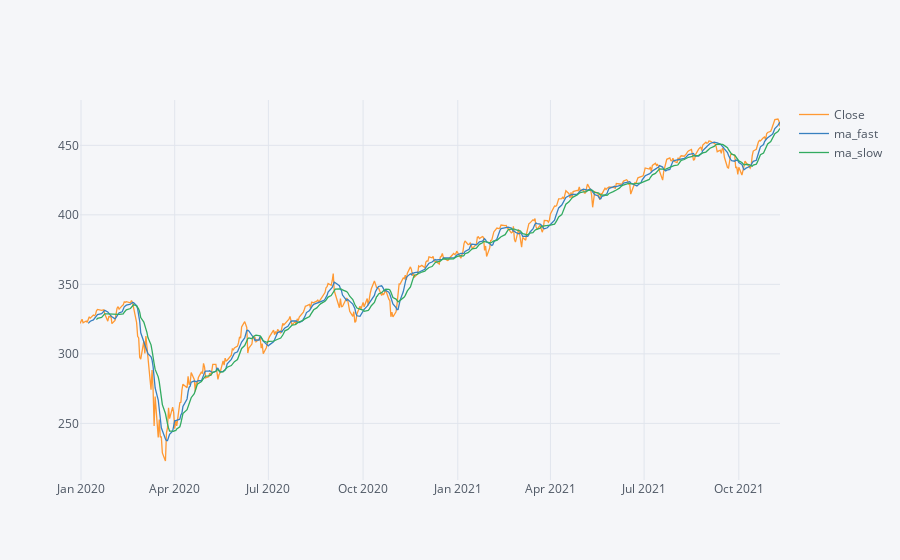

Notebook source saved alongside this figure:
### Code cell
fast_trend = df.Open.rolling(window=short_trend_days).mean()
slow_trend = df.Open.rolling(window=long_trend_days).mean()

df['ma_fast'] = fast_trend
df['ma_slow'] = slow_trend
df[['Close','ma_fast','ma_slow']].iplot()

### Figure 1 — Plotly figure (JSON) as saved in the notebook; plotly's stock layout.template omitted (floating-point values rounded to 4 significant figures; data arrays with more than 128 entries replaced by an {"elided": "..."} marker saying what was removed)
{"data": [{"line": {"color": "rgba(255, 153, 51, 1.0)", "dash": "solid", "shape": "linear", "width": 1.3}, "mode": "lines", "name": "Close", "text": "", "type": "scatter", "x": {"elided": "471 str values"}, "y": {"elided": "471 float values"}}, {"line": {"color": "rgba(55, 128, 191, 1.0)", "dash": "solid", "shape": "linear", "width": 1.3}, "mode": "lines", "name": "ma_fast", "text": "", "type": "scatter", "x": {"elided": "471 str values"}, "y": {"elided": "471 mixed values"}}, {"line": {"color": "rgba(50, 171, 96, 1.0)", "dash": "solid", "shape": "linear", "width": 1.3}, "mode": "lines", "name": "ma_slow", "text": "", "type": "scatter", "x": {"elided": "471 str values"}, "y": {"elided": "471 mixed values"}}], "layout": {"autosize": true, "legend": {"bgcolor": "#F5F6F9", "font": {"color": "#4D5663"}}, "paper_bgcolor": "#F5F6F9", "plot_bgcolor": "#F5F6F9", "title": {"font": {"color": "#4D5663"}, "x": 0.5}, "xaxis": {"autorange": true, "gridcolor": "#E1E5ED", "range": ["2019-12-31", "2021-11-10"], "showgrid": true, "tickfont": {"color": "#4D5663"}, "title": {"font": {"color": "#4D5663"}, "text": ""}, "type": "date", "zerolinecolor": "#E1E5ED"}, "yaxis": {"autorange": true, "gridcolor": "#E1E5ED", "range": [209.3, 482.6], "showgrid": true, "tickfont": {"color": "#4D5663"}, "title": {"font": {"color": "#4D5663"}, "text": ""}, "type": "linear", "zerolinecolor": "#E1E5ED"}}}
